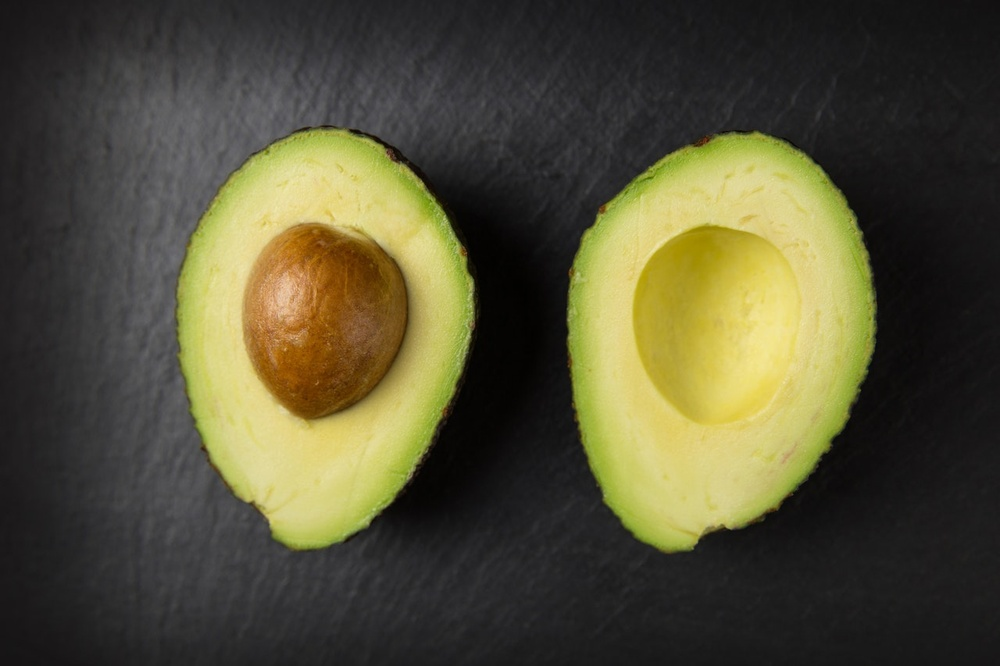
#> input picture K-MEANS/avocado.jpg, 1000 x 666 px, shrunk from 1280 x 853 before the run
$ python segment.py --image avocado.jpg
#> lines starting #> are read from the running program, lines starting #| are printed output that depends on the picture
# Importamos las librerías necesarias. En este caso, las dos más importantes son Numpy y OpenCV.
import argparse

import cv2
import numpy as np

# Los argumentos de entrada definen la ruta a la imagen que será segmentada, así como el número de *clusters* o grupos
# a hallar mediante la aplicación de K-Means.
argument_parser = argparse.ArgumentParser()
argument_parser.add_argument('-i', '--image', required=True, type=str, help='Ruta a la imagen a segmentar.')
argument_parser.add_argument('-k', '--num-clusters', default=3, type=int,
                             help='Número de clusters para K-Means (por defecto = 3).')
arguments = vars(argument_parser.parse_args())

# Cargamos la imagen de entrada.
image = cv2.imread(arguments['image'])
#> image is the input picture: shape (666, 1000, 3); mean B, G, R 54.6, 79.6, 83

# Creamos una copia para poderla manipular a nuestro antojo.
image_copy = np.copy(image)

# Mostramos la imagen y esperamos que el usuario presione cualquier tecla para continuar.
cv2.imshow('Imagen', image)
cv2.waitKey(0)

# Convertiremos la imagen en un arreglo de ternas, las cuales representan el valor de cada pixel. En pocas palabras,
# estamos aplanando la imagen, volviéndola un vector de puntos en un espacio 3D.
pixel_values = image_copy.reshape((-1, 3))
pixel_values = np.float32(pixel_values)

# Abajo estamos aplicando K-Means. Como siempre, OpenCV es un poco complicado en su sintaxis, así que vamos por partes.

# Definimos el criterio de terminación del algoritmo. En este caso, terminaremos cuando la última actualización de los
# centroides sea menor a *epsilon* (cv2.TERM_CRITERIA_EPS), donde epsilon es 1.0 (último elemento de la tupla), o bien
# cuando se hayan completado 10 iteraciones (segundo elemento de la tupla, criterio cv2.TERM_CRITERIA_MAX_ITER).
stop_criteria = (cv2.TERM_CRITERIA_EPS + cv2.TERM_CRITERIA_MAX_ITER, 10, 1.0)

# Este es el número de veces que se correrá K-Means con diferentes inicializaciones. La función retornará los mejores
# resultados.
number_of_attempts = 10

# Esta es la estrategia para inicializar los centroides. En este caso, optamos por inicialización aleatoria.
centroid_initialization_strategy = cv2.KMEANS_RANDOM_CENTERS

# Ejecutamos K-Means con los siguientes parámetros:
# - El arreglo de píxeles.
# - K o el número de clusters a hallar.
# - None indicando que no pasaremos un arreglo opcional de las mejores etiquetas.
# - Condición de parada.
# - Número de ejecuciones.
# - Estrategia de inicialización.
#
# El algoritmo retorna las siguientes salidas:
# - Un arreglo con la distancia de cada punto a su centroide. Aquí lo ignoramos.
# - Arreglo de etiquetas.
# - Arreglo de centroides.
_, labels, centers = cv2.kmeans(pixel_values,
                                arguments['num_clusters'],
                                None,
                                stop_criteria,
                                number_of_attempts,
                                centroid_initialization_strategy)
#> centers = [[63.03, 76.87, 83.25], [104.1, 196, 203.2], [29.77, 29.54, 30.15]]

# Aplicamos las etiquetas a los centroides para segmentar los pixeles en su grupo correspondiente.
centers = np.uint8(centers)
#> centers = [[63, 76, 83], [104, 196, 203], [29, 29, 30]]
segmented_data = centers[labels.flatten()]

# Debemos reestructurar el arreglo de datos segmentados con las dimensiones de la imagen original.
segmented_image = segmented_data.reshape(image_copy.shape)
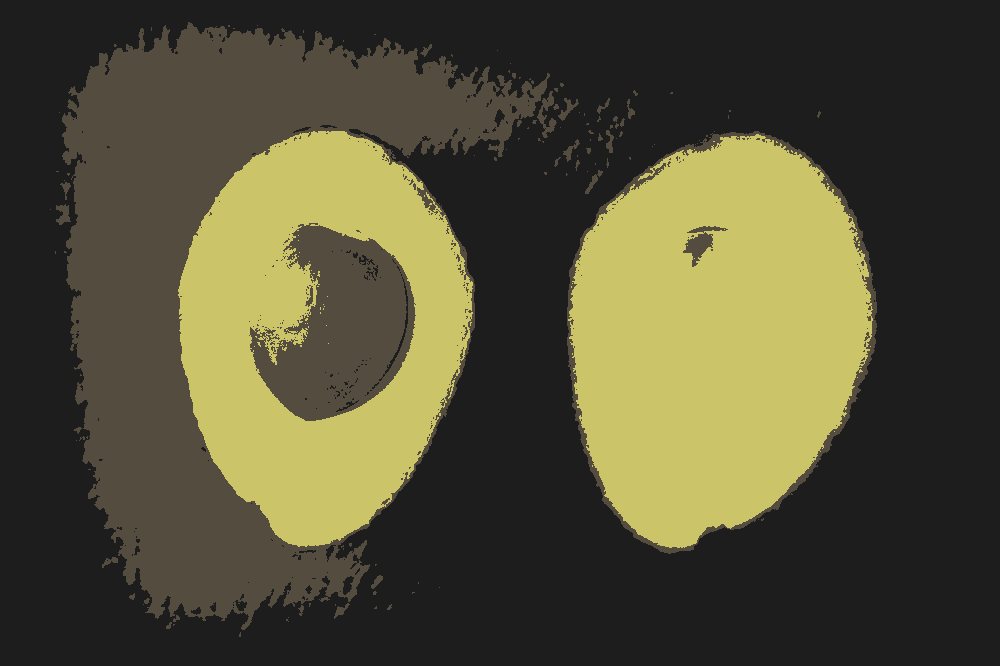
#> segmented_image: shape (666, 1000, 3); mean B, G, R 54.2, 79.2, 82.8

# Mostramos la imagen segmentada resultante.
cv2.imshow('Imagen segmentada', segmented_image)
cv2.waitKey(0)

$ run again, on K-MEANS/hongo.jpg
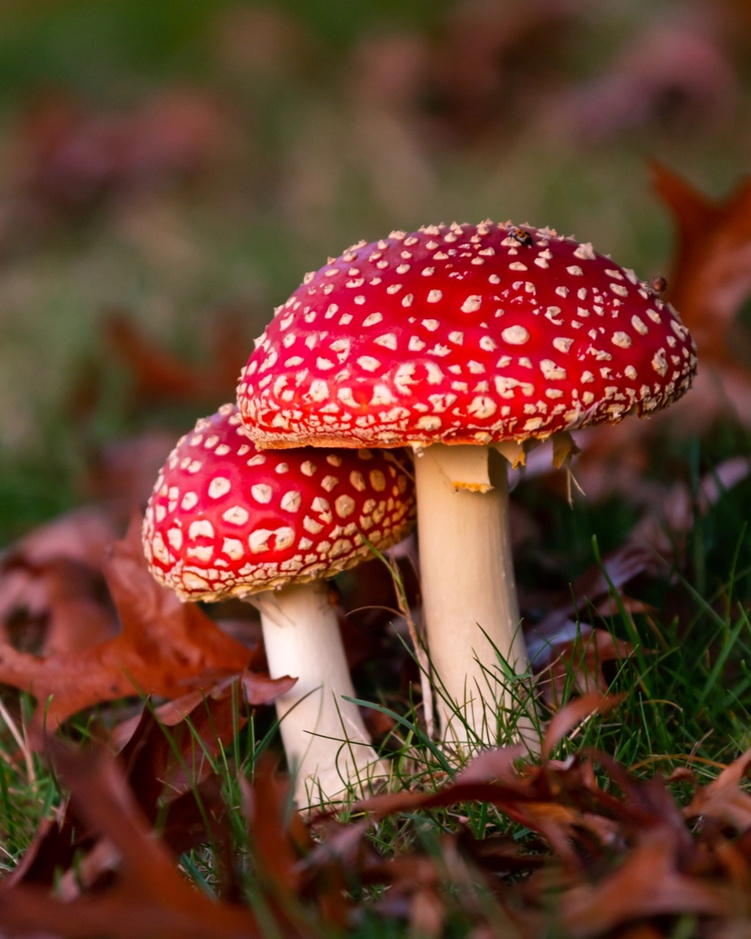
#> input picture K-MEANS/hongo.jpg, 751 x 939 px, shrunk from 1200 x 1500 before the run
#> image is the input picture: shape (939, 751, 3); mean B, G, R 47, 62.4, 107.3
#> `_, labels, centers = cv2.kmeans(pixel_values, arguments['num_clusters'..`: centers = [[150.8, 165.2, 228.7], [54.52, 64.37, 135.7], [20.59, 40.21, 62.39]]
#> `centers = np.uint8(centers)`: centers = [[150, 165, 228], [54, 64, 135], [20, 40, 62]]
#> `segmented_image = segmented_data.reshape(image_copy.shape)`:
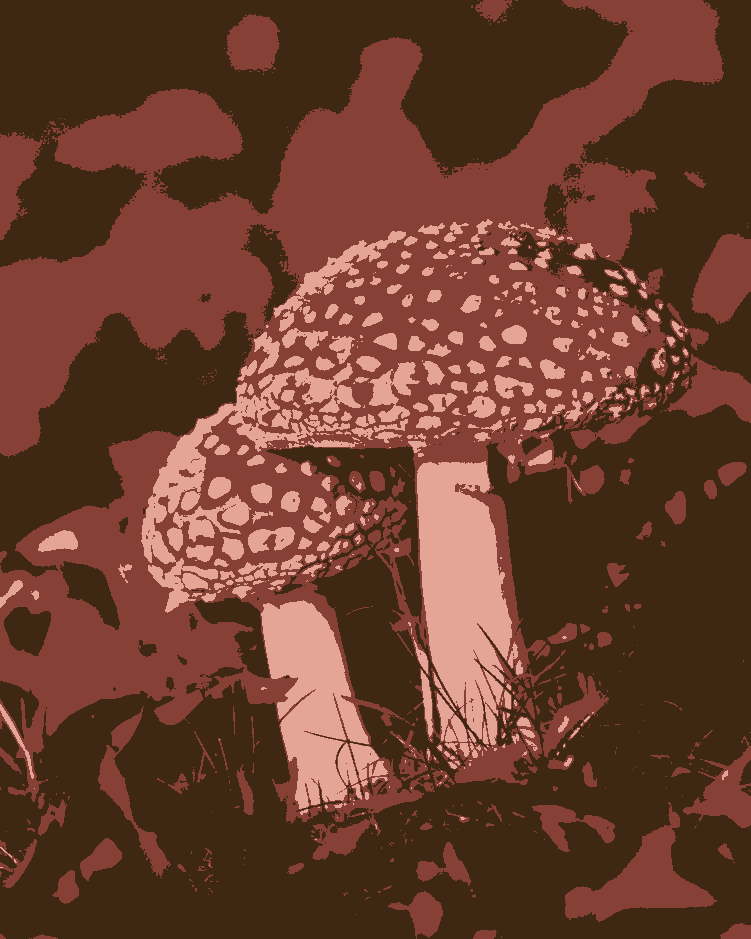
#> segmented_image: shape (939, 751, 3); mean B, G, R 46.4, 62.1, 106.7

$ run again, on K-MEANS/leon.jpg
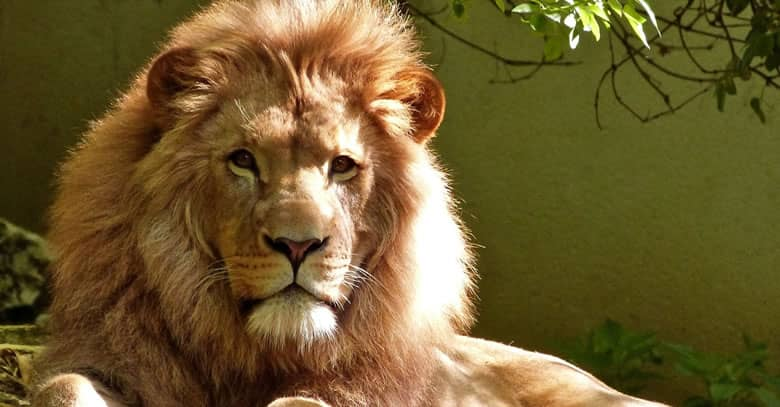
#> input picture K-MEANS/leon.jpg, 780 x 407 px
#> image is the input picture: shape (407, 780, 3); mean B, G, R 47.5, 91.8, 110.4
#> `_, labels, centers = cv2.kmeans(pixel_values, arguments['num_clusters'..`: centers = [[79.11, 125.8, 170.1], [188.6, 220.1, 240.7], [21.92, 67.58, 81.05]]
#> `centers = np.uint8(centers)`: centers = [[79, 125, 170], [188, 220, 240], [21, 67, 81]]
#> `segmented_image = segmented_data.reshape(image_copy.shape)`:
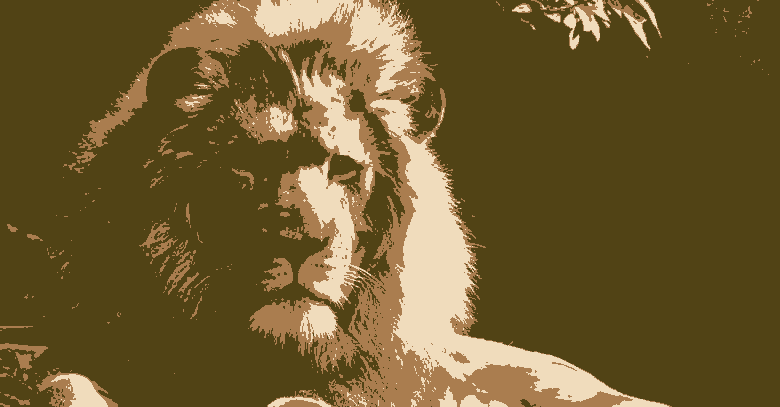
#> segmented_image: shape (407, 780, 3); mean B, G, R 46.7, 91.2, 110.3
